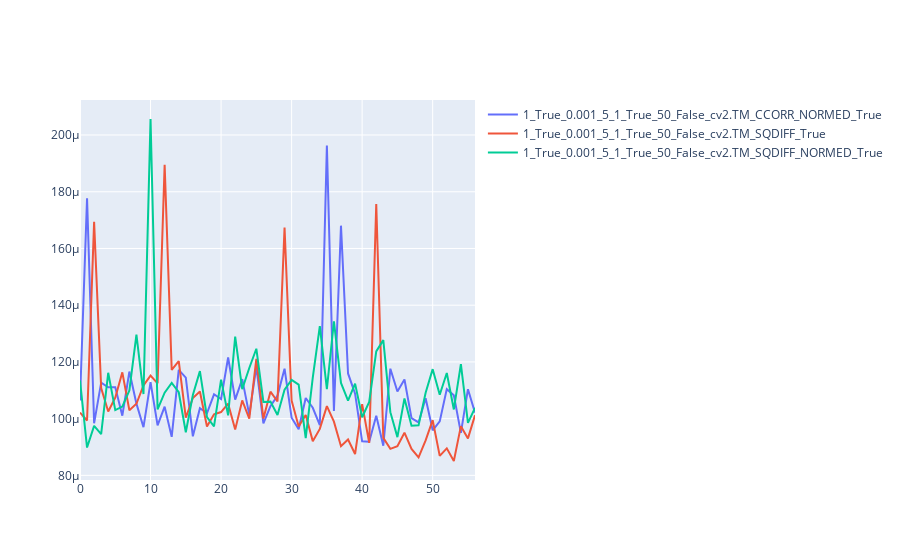

Source (notebook cell):
### Code cell
fig = go.Figure()

for combination, losses in valid_results.items():
    scatter = go.Scatter(
        x=list(range(len(losses))),
        y=losses,
        mode='lines',
        name=combination,
        hovertext=combination
        )
    
    fig.add_trace(scatter)

fig.show()
